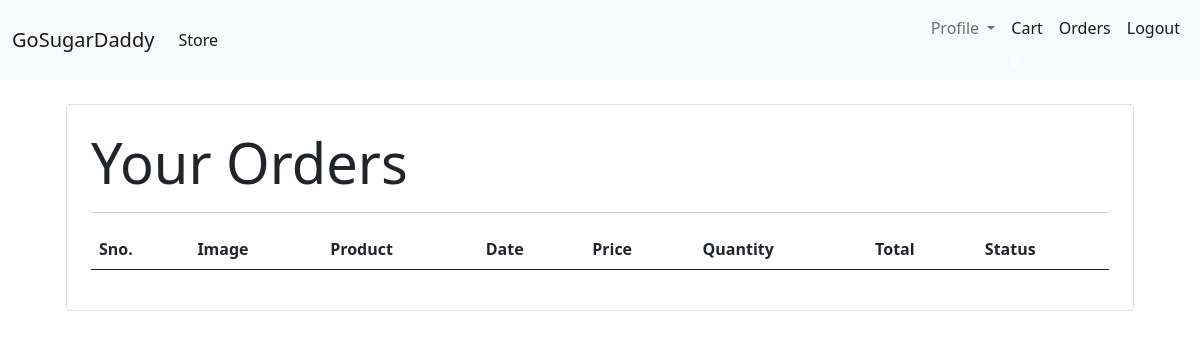
/orders (signed in), run on an earlier commit of the app's database.
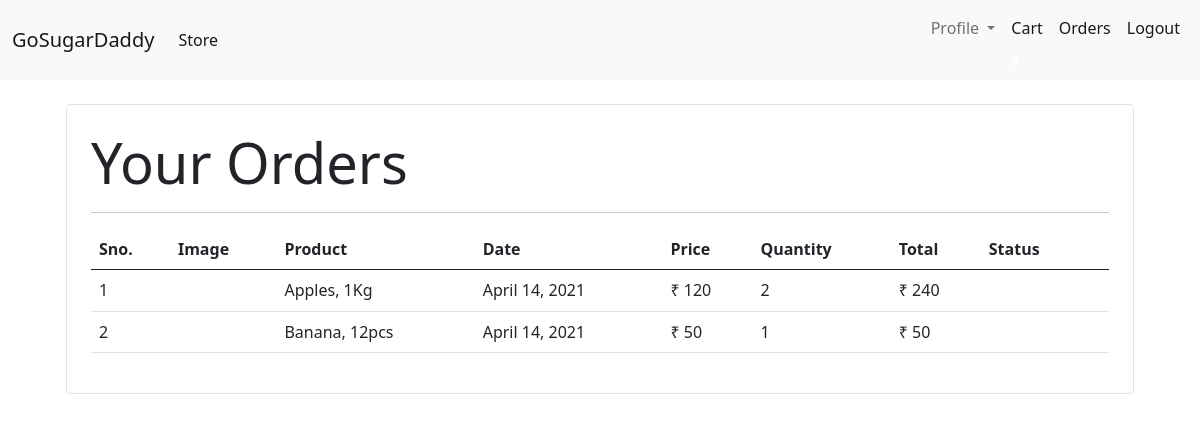
And on a later commit of the database.
### store/models/orders.py (models this page shows, shortened)
class Order(models.Model):
    product = models.ForeignKey(Product,on_delete=models.CASCADE)
    customer = models.ForeignKey(Customer,on_delete=models.CASCADE)
    quantity = models.IntegerField(default=1)
    price = models.IntegerField()
    address = models.CharField(max_length=50, default='', blank=True)
    phone = models.CharField(max_length=50, default='', blank=True)
    date = models.DateField(default=datetime.datetime.today)
    status = models.BooleanField(default=False)
    @staticmethod
    def get_orders_by_customer(customer_id):
        return Order.objects.filter(customer=customer_id).order_by('-date')

### store/models/product.py (models this page shows, shortened)
class Product(models.Model):
    name=models.CharField(max_length=50)
    price=models.IntegerField(default=0)
    category=models.ForeignKey(Categorie ,on_delete=models.CASCADE, default=1)
    description=models.CharField(max_length=200 , default='Description not available' , null=True , blank=True)
    image=models.ImageField(upload_to='media/')
    quantity=models.IntegerField(default=10)
    seller = models.ForeignKey(Customer,on_delete=models.CASCADE,default=None)

### store/middlewares/auth.py (the view)
    def middleware(request):
        print(request.session.get('customer_id'))
        returnUrl = request.META['PATH_INFO']
        print(request.META['PATH_INFO'])
        if not request.session.get('customer'):
           return redirect(f'login?return_url={returnUrl}')
        response = get_response(request)
        return response

### store/templatetags/custom_filter.py (called while the page is built)
@register.filter(name='currency')
def currency(number):
    return "₹ "+str(number)

@register.filter(name='multiply')
def multiply(number , number1):
    return number * number1

### store/views.py (called while the page is built)
    def get(self , request ):
        customer = request.session.get('customer_id')
        orders = Order.get_orders_by_customer(customer)
        print(orders)
        return render(request , 'orders.html'  , {'orders' : orders})

### store/templates/orders.html
{% extends 'base.html' %}
{% block content %}
{% load cart %}
{% load custom_filter %}
<div class="container">
   <div class="border rounded p-4 m-4">
        <p class="display-4 pl-4 ml-4">Your Orders</p>
        <hr>
        <table class="table">
            <thead>
                <tr>
                    <th>Sno.</th>
                    <th>Image</th>
                    <th>Product</th>
                    <th>Date</th>
                    <th>Price</th>
                    <th>Quantity</th>
                    <th>Total</th>
                    <th>Status</th>
                </tr>
            </thead>
            <tbody>
                {% for order in orders %}
                <tr>
                    <td>{{forloop.counter}}</td>
                    <td><img style="height: 80px;" class="rounded-circle" src="{{order.product.image.url}}" alt=""></td>
                    <td>{{order.product.name}}</td>
                    <td>{{order.date}}</td>
                    <td>{{order.price|currency}}</td>
                    <td>{{order.quantity}}</td>
                    <td>{{order.quantity|multiply:order.price|currency}}</td>
                    {% if order.status %}
                    <td><small class="badge badge-success">Completed</small></td>
                    {%else%}
                    <td><small class="badge badge-warning">Pending</small></td>
                    {% endif %}
                </tr>
                {% endfor %}
            </tbody>
        </table>
   </div>
</div>
{% endblock %}

What changed in the data, as far as the page shows it:
added Order: product.name "Apples, 1Kg", date "April 14, 2021", price "₹ 120", quantity "2", quantity|multiply "₹ 240"
added Order: product.name "Banana, 12pcs", date "April 14, 2021", price "₹ 50", quantity "1", quantity|multiply "₹ 50"
